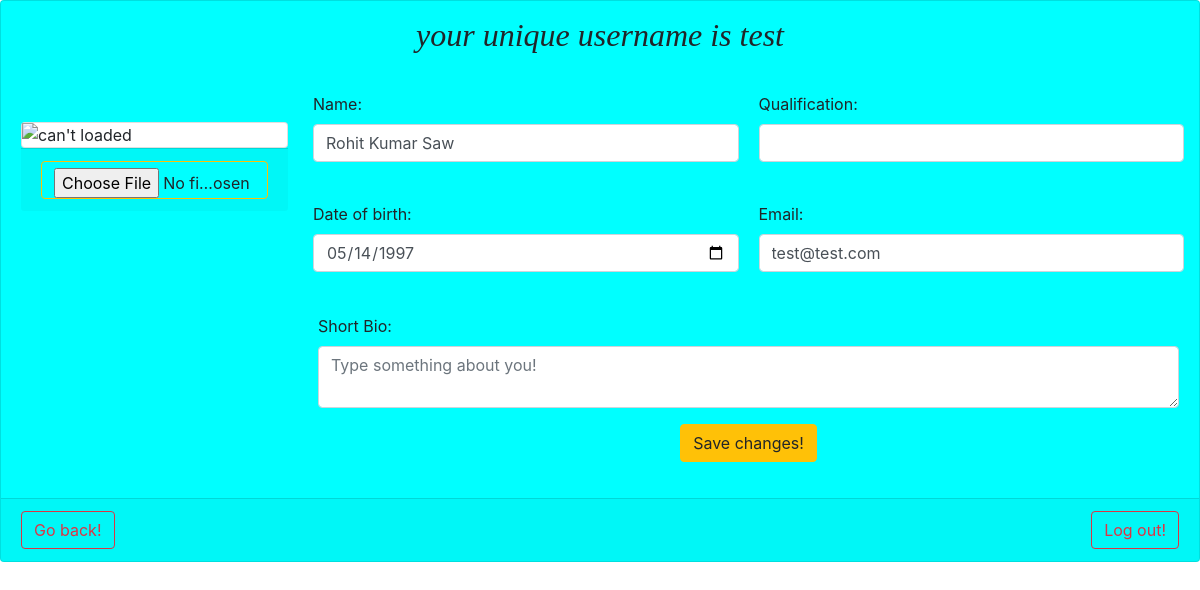
The page /profile/edit/ (signed in) on the database as committed earlier.
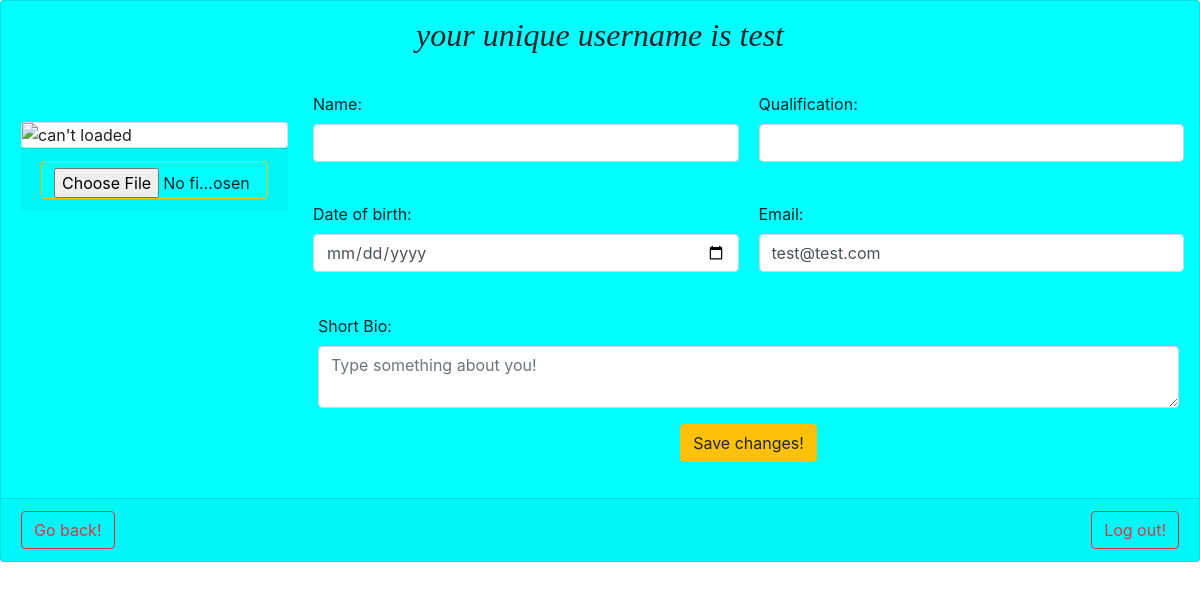
The same page on the database as committed later.
### userprofile/models.py (models this page shows, shortened)
class Myuser(models.Model):
    user = models.OneToOneField(User, on_delete=models.CASCADE, primary_key=True)
    name = models.CharField(max_length=64, blank=True)
    email = models.CharField(max_length=20, blank=True)
    dob = models.DateField(max_length=8, blank=True, auto_now_add=True)
    bio = models.CharField(max_length=100, blank=True)
    photo = models.ImageField(upload_to="userprofile/profile_image/", blank=True)
    qualification = models.CharField(max_length=64, blank=True)

### userprofile/views.py (the view, shortened to what this page needs)
# urls.py: path('edit/', views.edit, name='edit')
def edit(request):
    if not request.user.is_authenticated:
        return HttpResponseRedirect(reverse("userprofile:index"))
    if request.method == "GET":
        try:
            myuser = Myuser.objects.get(user = request.user)
            context = {'myuser': myuser}
            print("-------------------------------")
        except Myuser.DoesNotExist:
            context = {'myuser': request.user}
    return render(request, "userprofile/edit.html", context)

### userprofile/templates/userprofile/edit.html (shortened to what this page needs)
{% load static %}
<!DOCTYPE html>
<html>
    <head>
        <link rel="stylesheet" href="https://maxcdn.bootstrapcdn.com/bootstrap/4.1.3/css/bootstrap.min.css">
    </head>
    <body>
        <div class="card" style="background-color:cyan;">
          <h3 class="heading text-center">your unique username is {{ user.username }}</h3>
        <form class="card-body container-fluid" style="" action="{% url 'userprofile:edit' %}" method="post" enctype="multipart/form-data">
            <div class="row">
                <div class="col-lg-3 col-sm-12" style="">
                  <div class="card" style="margin-top:2.5em;">
                    {% if user.myuser.photo %}
                      <img id="image" src="{{ myuser.photo.url }}" alt="can't loaded" width="100%;">
                    {% else %}
                      <img id="image" src="https://heatherchristenaschmidt.files.wordpress.com/2011/09/facebook_no_profile_pic2-jpg.gif" alt="can't loaded" width="100%;">
                    {% endif %}
                  </div>
                  <div class="card-footer" >
                    <input onchange="loadFile(event)" style="background-color:cyan;" class="form-control btn btn-warning" type="file" name="photo" accept="image/*">
                  </div>
                </div>
                <div class="col-lg-9 col-sm-12">
                    <div class="row form-group" style="margin-bottom:20px;">
                      <div class="col-lg-6 col-sm-12" style="padding:10px;">
                        <label class="label label-primary">Name:</label>
                        <input required rows="1" class="form-control" name="name" type="text" value="{{myuser.name }}">
                      </div>
                        <div class="col-lg-6 col-sm-12" style="padding:10px;">
                          <label class="label label-primary">Qualification:</label>
                          <input rows="1" class="form-control" name="qualification" type="text" value="{{ myuser.qualification }}">
                        </div>
                    </div>
                    <div class="row form-group">
                            <div class="col-sm-12 col-lg-6" style="padding:10px;">
                                    <label class="label label-primary">Date of birth:</label>
                                    <input required rows="1" class="form-control" name="dob" type="date" value="{{myuser.dob|date:"Y-m-d" }}">
                            </div>
                        <div class="col-sm-12 col-lg-6" style="padding:10px;">
                                <label class="label label-primary">Email:</label>
                                <input rows="1" class="form-control" name="email" type="Email" value="{{ user.email }}">
                        </div>
                    </div>
                    <div class="row form-group">
                        <div class="col-sm-12" style="margin: 0 auto;">
                            <label class="label label-primary">Short Bio:</label>
                            <textarea class="form-control" name="bio" placeholder="Type something about you!" type="text">{{myuser.bio}}</textarea>
                        </div>
                    </div>
                    <div class="row form-group">
                        <button class="btn btn-warning" style="margin: 0 auto;" type = "submit">Save changes!</button>
                    </div>
                </div>
            </div>
        </form>
                <div class="card-footer">
                <form style="float:right;" method="post" action="{% url 'userprofile:logout' %}">
                <button class="btn btn-outline-danger" style="">Log out!</button>
                </form>
                <div style="float:left;" >
                <a href="{% url 'userprofile:index' %}" class="btn btn-outline-danger" style="">Go back!</a>
                </div>
                </div>
        </div>
    </body>
</html>

### userprofile/templates/userprofile/edit.html (style rules this page uses)
.heading { margin-top:15px; font-family: 'Chicle',cursive; font-size: 2em; font-style: italic; }

Rows that differ between the two databases and show on the page:
removed Myuser: name "Rohit Kumar Saw", dob "05/14/1997"
